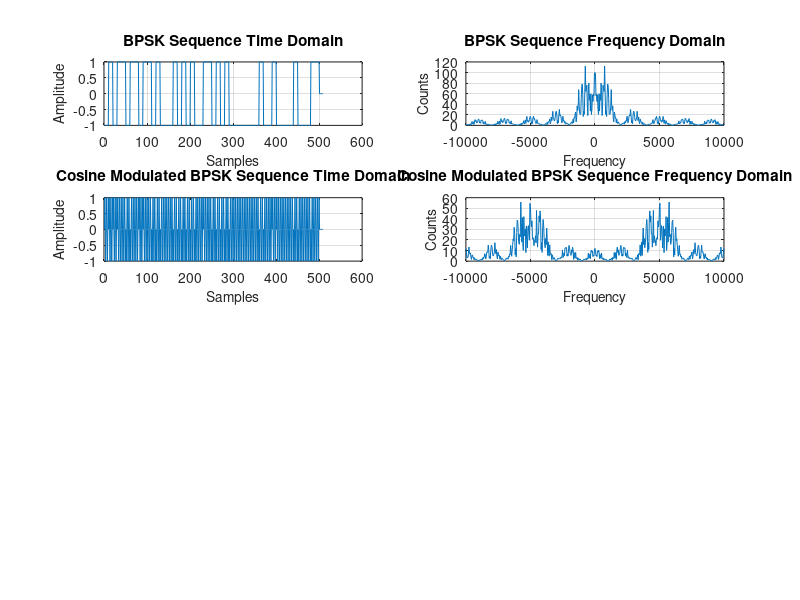

This figure's MATLAB source: (Note: this script raises an error after producing the figure.)
%Baseband test signal
%Rijk van Wijk & Nicolaas du Plessis
close all; clear; clc;

%Given code for x1
Fs = 20e3; %sample frequency
N = 50; %number of bits
p = ones(10,1); %pulse shape(square block)
%p = bartlett(21); %alternative pulse (triangle)
s = sign(randn(N,1)); %random sequence +- 1
ss = kron(s,[1;zeros(9,1)]); %interpolate s with zeros
x1 = conv(ss,p); %convolution of p with s

%Generating x2
n = (1:length(x1));
x2 = x1'.*(cos(n*(pi/2)));

f = linspace(-Fs/2,Fs/2,length(x1));

subplot(421)
plot(x1)
title('BPSK Sequence Time Domain')
xlabel('Samples','Fontsize',10)
ylabel('Amplitude','Fontsize',10); grid on

subplot(422)
plot(f,abs(fftshift(fft(x1))))
title('BPSK Sequence Frequency Domain')
xlabel('Frequency','Fontsize',10)
ylabel('Counts','Fontsize',10); grid on

subplot(423)
plot(x2)
title('Cosine Modulated BPSK Sequence Time Domain')
xlabel('Samples','Fontsize',10)
ylabel('Amplitude','Fontsize',10); grid on

subplot(424)
plot(f,abs(fftshift(fft(x2))))
title('Cosine Modulated BPSK Sequence Frequency Domain')
xlabel('Frequency','Fontsize',10)
ylabel('Counts','Fontsize',10); grid on

%GenerateImpulseResponse
h=[1,2,3,2,1];

%GenerateResultingSignals
y1=conv(x1,h);
y2=conv(x2,h);

%RecoverOriginalImpulse
h1=ch3(x1,y1);
h2=ch3(x2',y2');

subplot(425)
plot(h1)
title('Recovered Sequency for BPSK Time Domain')
xlabel('','Fontsize',10)
ylabel('Amplitude','Fontsize',10); grid on
axis([0 10 0 3.5])

subplot(426)
plot(abs(fftshift(fft(h1))))
title('Recovered Sequency for BPSK Frequency Domain')
xlabel('Frequency','Fontsize',10)
ylabel('Counts','Fontsize',10); grid on

subplot(427)
plot(h2)
title('Recovered Sequency for Cosine Modulated BPSK Time Domain')
xlabel('Samples','Fontsize',10)
ylabel('Amplitude','Fontsize',10); grid on
axis([0 10 0 3.5])

subplot(428)
plot(abs(fftshift(fft(h2))))
title('Recovered Sequency for Cosine Modulated BPSK Frequency Domain')
xlabel('Frequency','Fontsize',10);
ylabel('Counts','Fontsize',10); grid on